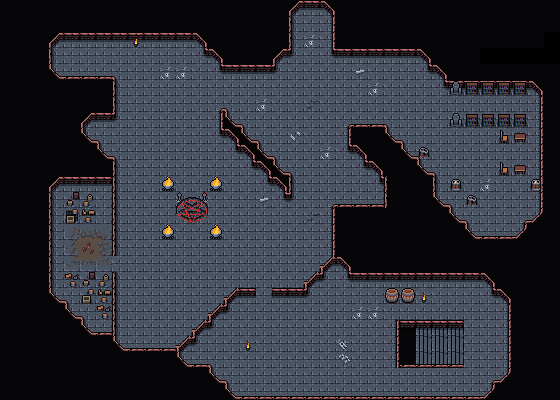

Rendered tile map (Tiled .tmx) drawn with the repository's tilesets; below, a short description and the map source with its tile grids summarised:
An orthogonal 35x25 tile map with 16x16 px tiles, 4 tile layers (Background, Ground, Clutter, Objects), 3 tilesets and 23 objects.

<map version="1.10" tiledversion="1.10.1" orientation="orthogonal" renderorder="right-down" width="35" height="25" tilewidth="16" tileheight="16" infinite="0" nextlayerid="7" nextobjectid="83">
 <editorsettings>
  <export target="wastetown..tmx" format="tmx" />
 </editorsettings>
 <tileset firstgid="1" source="../../tileset/main.tsx" />
 <tileset firstgid="10113" source="../../tileset/buildings.tsx" />
 <tileset firstgid="11905" source="../../tileset/main-nocollide.tsx" />
 <layer id="1" name="Background" width="35" height="25">
  <data>[875 cells, 558 non-empty, 3 distinct tile ids]</data>
 </layer>
 <layer id="2" name="Ground" width="35" height="25">
  <data>[875 cells, 707 non-empty, 16 distinct tile ids]</data>
 </layer>
 <layer id="3" name="Clutter" width="35" height="25">
  <data>[875 cells, 216 non-empty, 25 distinct tile ids]</data>
 </layer>
 <layer id="6" name="Objects" width="35" height="25">
  <properties>
   <property name="spriteLayer" type="bool" value="true" />
  </properties>
  <data>[875 cells, 51 non-empty, 27 distinct tile ids]</data>
 </layer>
 <objectgroup id="4" name="Objects">
  <object id="38" template="../../obj/entry_up.tx" x="400.5" y="364" width="63" height="37">
   <properties>
    <property name="direction" value="left" />
    <property name="teleport" value="../common/maps/map/graveyard_crypt/graveyard_4.tmx" />
   </properties>
  </object>
  <object id="48" template="../../obj/treasure.tx" x="303.833" y="33.3333" />
  <object id="50" template="../../obj/enemy.tx" x="173.902" y="288.059">
   <properties>
    <property name="enemy" value="Devil" />
   </properties>
  </object>
  <object id="62" template="../../obj/enemy.tx" x="367.75" y="94">
   <properties>
    <property name="enemy" value="Adept Black Wizard" />
   </properties>
  </object>
  <object id="63" template="../../obj/enemy.tx" x="491.25" y="144.5">
   <properties>
    <property name="enemy" value="Master Black Wizard" />
    <property name="threatRange" type="int" value="40" />
   </properties>
  </object>
  <object id="64" template="../../obj/enemy.tx" x="172" y="156.25">
   <properties>
    <property name="enemy" value="Devil" />
   </properties>
  </object>
  <object id="65" template="../../obj/enemy.tx" x="184.25" y="217.5">
   <properties>
    <property name="effect">{ "startBattleWithCard": [ "Demonic Rising"]
}</property>
    <property name="enemy" value="Immersturm Demon" />
    <property name="threatRange" type="int" value="60" />
   </properties>
  </object>
  <object id="66" template="../../obj/enemy.tx" x="246.5" y="220.5">
   <properties>
    <property name="enemy" value="Devil" />
   </properties>
  </object>
  <object id="67" template="../../obj/enemy.tx" x="165.5" y="80.25">
   <properties>
    <property name="enemy" value="Skeleton" />
    <property name="hidden" type="bool" value="true" />
   </properties>
  </object>
  <object id="68" template="../../obj/treasure.tx" x="93.5" y="206" />
  <object id="70" template="../../obj/treasure.tx" x="354.25" y="201.25" />
  <object id="71" template="../../obj/gold.tx" x="90.75" y="139" />
  <object id="72" template="../../obj/gold.tx" x="57.5" y="65.75" />
  <object id="73" template="../../obj/manashards.tx" x="488.5" y="235" />
  <object id="74" template="../../obj/manashards.tx" x="326.5" y="288" />
  <object id="75" template="../../obj/manashards.tx" x="252" y="137" />
  <object id="76" template="../../obj/booster.tx" x="512.5" y="143">
   <properties>
    <property name="reward">[
  {
    "editions": [ "ALA" ],
    "type": "card",
    "count": 10,
    "rarity": [ "Common" ]
  },
  {
    "editions": [ "ALA" ],
    "type": "card",
    "count": 3,
    "rarity": [ "Uncommon" ]
  },
  {
    "editions": [ "ALA" ],
    "type": "card",
    "count": 3,
    "rarity": [ "Rare", "Mythic Rare" ]
  }
]
</property>
   </properties>
  </object>
  <object id="77" template="../../obj/enemy.tx" x="483" y="198.5">
   <properties>
    <property name="enemy" value="Adept Black Wizard" />
   </properties>
  </object>
  <object id="78" template="../../obj/enemy.tx" x="259" y="106">
   <properties>
    <property name="enemy" value="Apprentice Black Wizard" />
   </properties>
  </object>
  <object id="79" template="../../obj/enemy.tx" x="255" y="300.5">
   <properties>
    <property name="enemy" value="Devil" />
   </properties>
  </object>
  <object id="80" template="../../obj/enemy.tx" x="122.5" y="225.5">
   <properties>
    <property name="enemy" value="Devil" />
   </properties>
  </object>
  <object id="81" template="../../obj/enemy.tx" x="63.5" y="222">
   <properties>
    <property name="enemy" value="Hidden Snake" />
    <property name="threatRange" type="int" value="40" />
   </properties>
  </object>
  <object id="82" template="../../obj/enemy.tx" x="253" y="248.5">
   <properties>
    <property name="enemy" value="Apprentice Black Wizard" />
   </properties>
  </object>
 </objectgroup>
</map>
